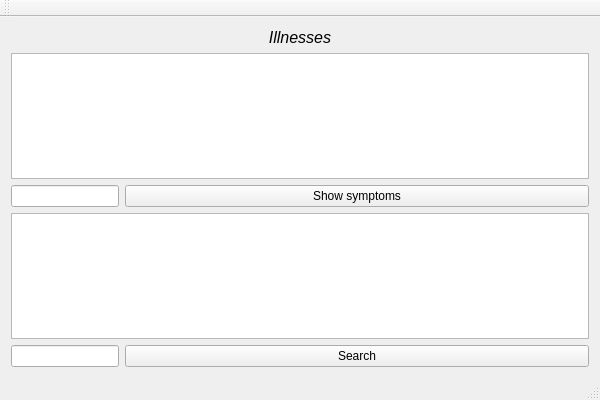
<?xml version="1.0" encoding="UTF-8"?>
<ui version="4.0">
 <class>TestClass</class>
 <widget class="QMainWindow" name="TestClass">
  <property name="geometry">
   <rect>
    <x>0</x>
    <y>0</y>
    <width>600</width>
    <height>400</height>
   </rect>
  </property>
  <property name="windowTitle">
   <string>Test</string>
  </property>
  <widget class="QWidget" name="centralWidget">
   <layout class="QVBoxLayout" name="verticalLayout_2">
    <item>
     <layout class="QVBoxLayout" name="verticalLayout">
      <item>
       <widget class="QLabel" name="label">
        <property name="font">
         <font>
          <pointsize>12</pointsize>
          <italic>true</italic>
         </font>
        </property>
        <property name="text">
         <string>Illnesses</string>
        </property>
        <property name="alignment">
         <set>Qt::AlignCenter</set>
        </property>
       </widget>
      </item>
      <item>
       <widget class="QListWidget" name="items_listW"/>
      </item>
     </layout>
    </item>
    <item>
     <layout class="QFormLayout" name="formLayout">
      <item row="0" column="0">
       <widget class="QLineEdit" name="illness_lineEdit"/>
      </item>
      <item row="0" column="1">
       <widget class="QPushButton" name="show_pushButton">
        <property name="text">
         <string>Show symptoms</string>
        </property>
       </widget>
      </item>
     </layout>
    </item>
    <item>
     <widget class="QListWidget" name="listWidget"/>
    </item>
    <item>
     <layout class="QFormLayout" name="formLayout_2">
      <item row="0" column="0">
       <widget class="QLineEdit" name="search_lineEdit"/>
      </item>
      <item row="0" column="1">
       <widget class="QPushButton" name="search_pushButton">
        <property name="text">
         <string>Search</string>
        </property>
       </widget>
      </item>
     </layout>
    </item>
   </layout>
  </widget>
  <widget class="QMenuBar" name="menuBar">
   <property name="geometry">
    <rect>
     <x>0</x>
     <y>0</y>
     <width>600</width>
     <height>21</height>
    </rect>
   </property>
  </widget>
  <widget class="QToolBar" name="mainToolBar">
   <attribute name="toolBarArea">
    <enum>TopToolBarArea</enum>
   </attribute>
   <attribute name="toolBarBreak">
    <bool>false</bool>
   </attribute>
  </widget>
  <widget class="QStatusBar" name="statusBar"/>
 </widget>
 <layoutdefault spacing="6" margin="11"/>
 <resources>
  <include location="Test.qrc"/>
 </resources>
 <connections/>
</ui>
